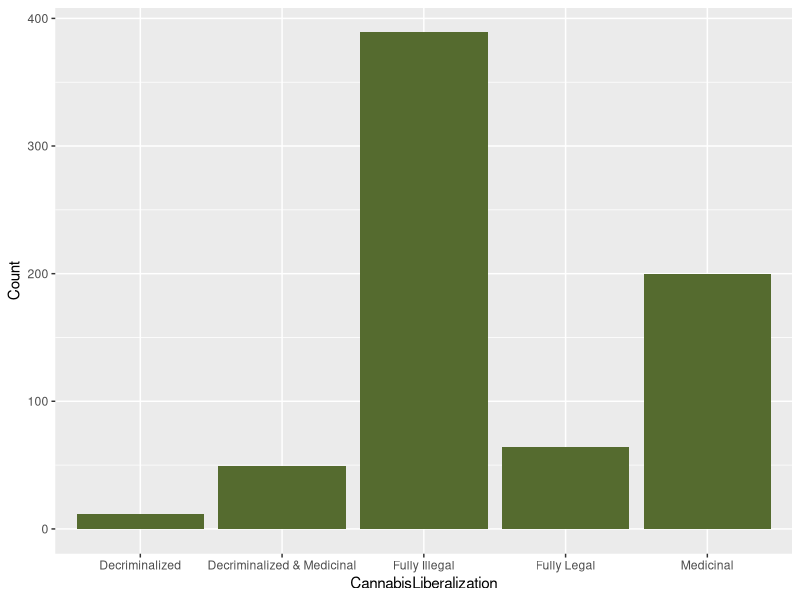
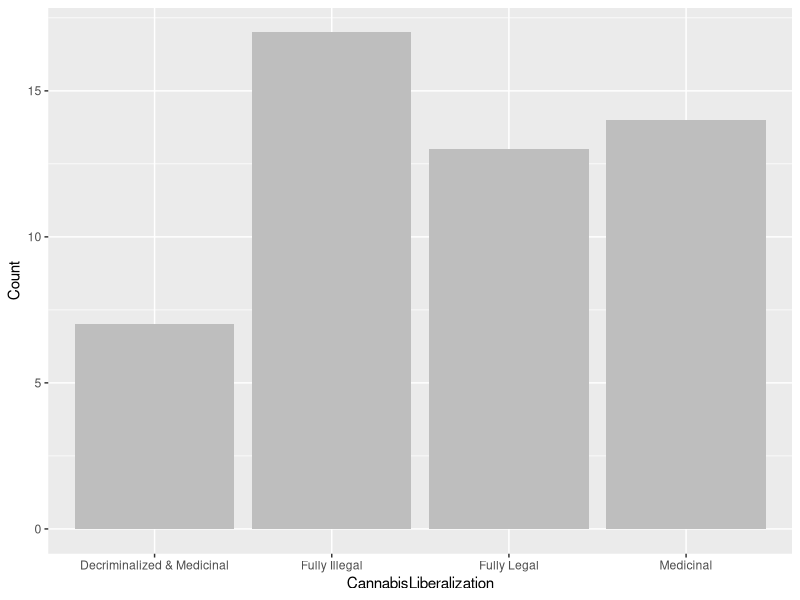
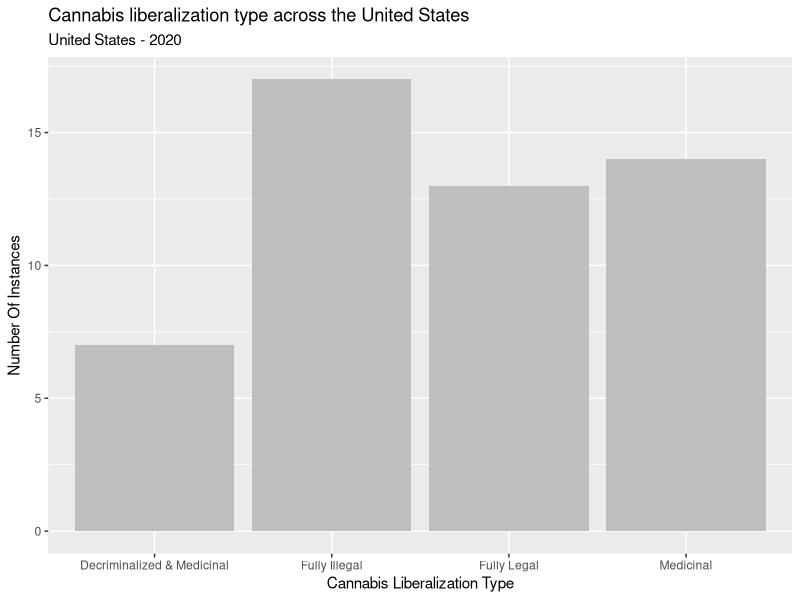
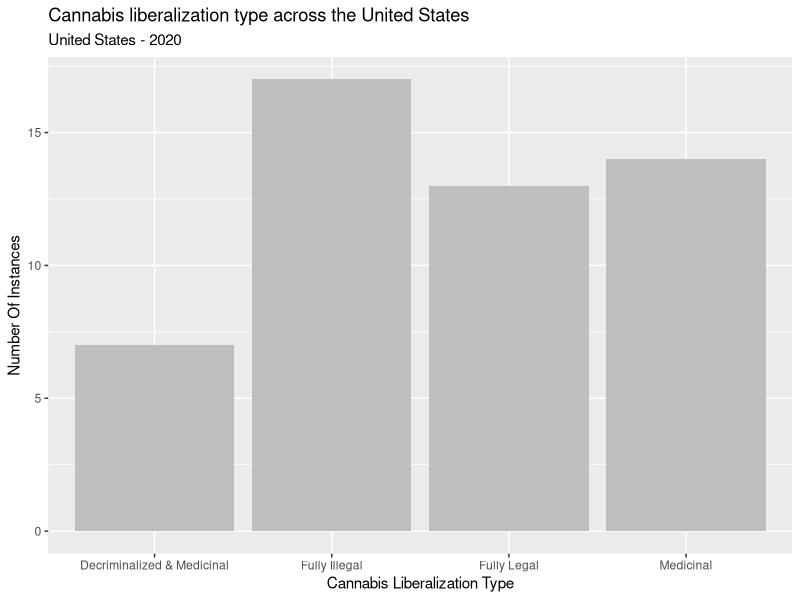
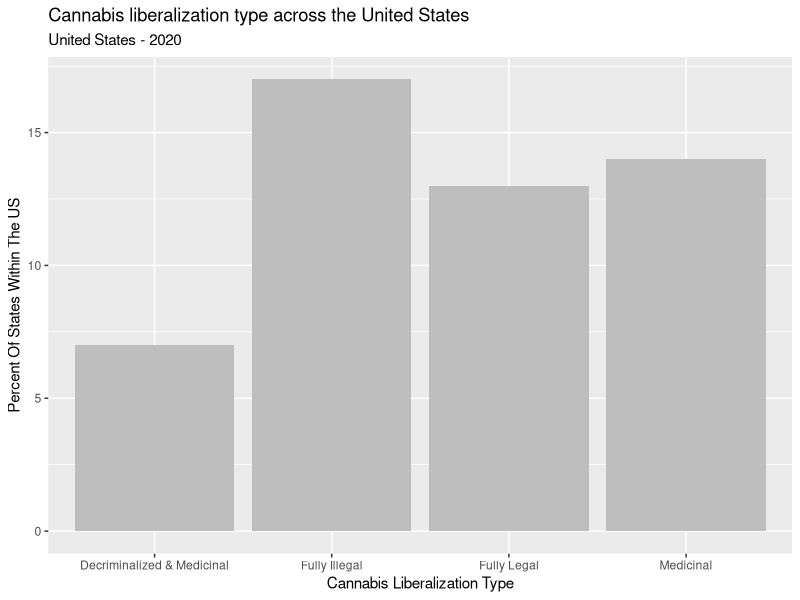
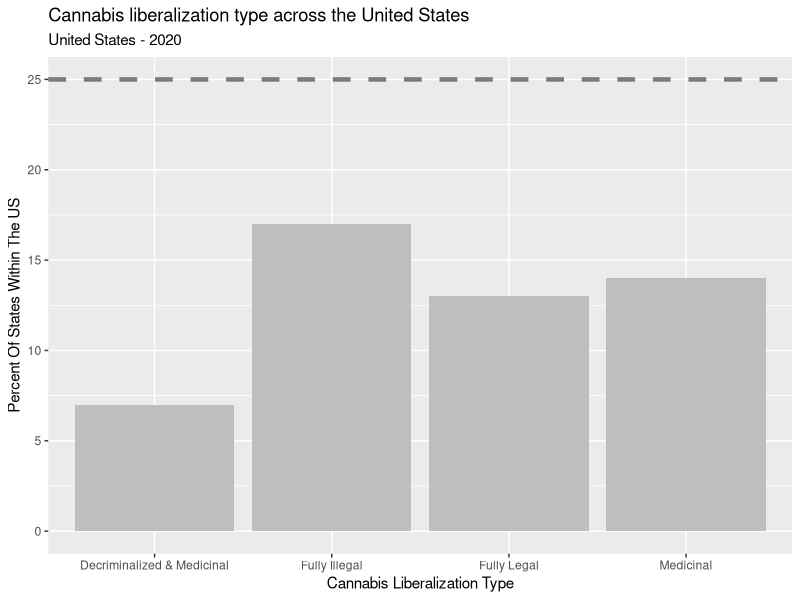
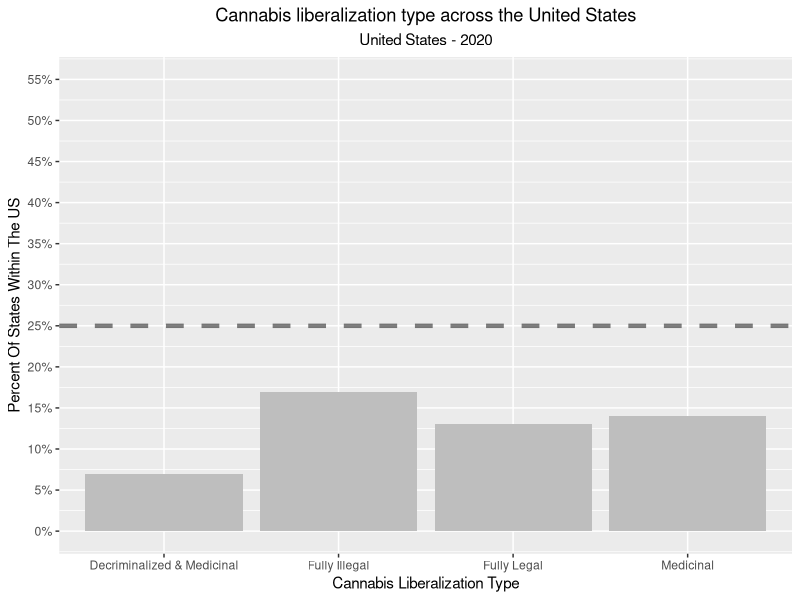
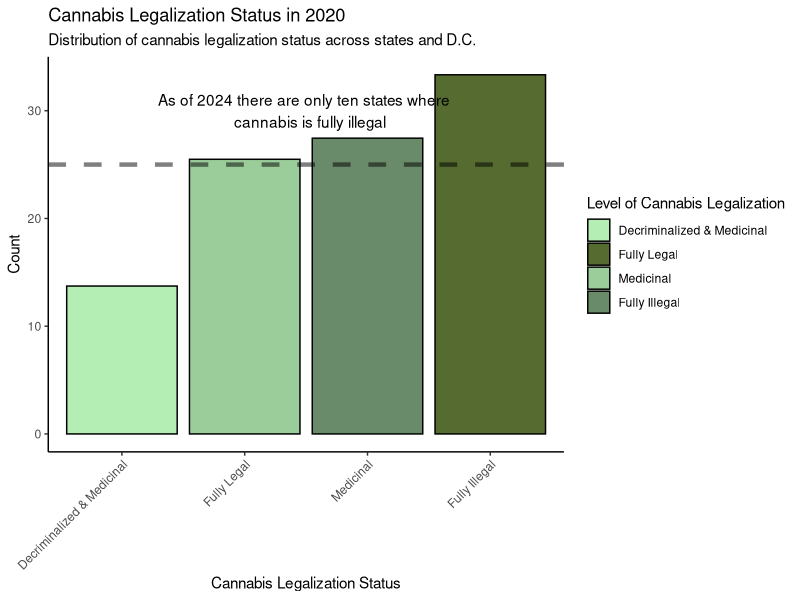

R code for these plots, in order:
## ---- chunk 1
cannabisDataset <- read.csv("cannabisDataset.csv",
                        header = TRUE)
head(cannabisDataset)
## ---- chunk 2
library(dplyr)
library(stringr)

cannabisDataset <- cannabisDataset %>%
  mutate_all(str_squish)

cannabisDataset <- cannabisDataset %>%
 mutate_all(~ifelse(tolower(.) %in% c("yes", "Yes"), 1, ifelse(tolower(.) %in% c("no", "No"), 0, .)))
## ---- chunk 3
cannabisDataset <- cannabisDataset %>%
  group_by(States, year) %>%
  mutate(
    cannabisLiberalization = case_when( 
      decriminalizedMarijuana == 1 & legalizedMedicinalMarijuana == 0 & legalizedRecreationalMarijuana == 0 ~ "Decriminalized",
      decriminalizedMarijuana == 0 & legalizedMedicinalMarijuana == 1 & legalizedRecreationalMarijuana == 0 ~ "Medicinal",
      decriminalizedMarijuana == 0 & legalizedMedicinalMarijuana == 0 & legalizedRecreationalMarijuana == 1 ~ "Recreational",
      decriminalizedMarijuana == 1 & legalizedMedicinalMarijuana == 1 & legalizedRecreationalMarijuana == 1 ~ "Fully Legal",
      decriminalizedMarijuana == 0 & legalizedMedicinalMarijuana== 0 & legalizedRecreationalMarijuana == 0 ~ "Fully Illegal",
      decriminalizedMarijuana == 1 & legalizedMedicinalMarijuana == 0 & legalizedRecreationalMarijuana == 1 ~ "Recreational & Decriminalized",
      decriminalizedMarijuana == 1 & legalizedMedicinalMarijuana == 1 & legalizedRecreationalMarijuana == 0 ~ "Decriminalized & Medicinal",
      decriminalizedMarijuana == 0 & legalizedMedicinalMarijuana == 1 & legalizedRecreationalMarijuana == 1 ~ "Medicinal & Recreational",
      TRUE ~ "None"
    )
  ) %>%

  select(-decriminalizedMarijuana, -legalizedMedicinalMarijuana, -legalizedRecreationalMarijuana)

head(cannabisDataset)
## ---- chunk 4
cannabisDataset$crimeRate <- as.numeric(as.character(cannabisDataset$crimeRate))

cannabisDataset$recidivismRate <- as.numeric(as.character(cannabisDataset$recidivismRate))

cannabisDataset$population <- as.numeric(as.character(cannabisDataset$population))

cannabisDataset$alcoholism <- as.numeric(as.character(cannabisDataset$alcoholism))

cannabisDataset$unemploymentRate <- as.numeric(as.character(cannabisDataset$unemploymentRate))

cannabisDataset$medianHouseholdIncome <- as.numeric(as.character(cannabisDataset$medianHouseholdIncome))
## ---- chunk 5
dim(cannabisDataset)
## ---- chunk 6
names(cannabisDataset)
## ---- chunk 7
str(cannabisDataset,width = 100,strict.width='cut')
## ---- chunk 8
table(unlist(sapply(cannabisDataset, class)))
## ---- chunk 9
head(cannabisDataset$cannabisLiberalization,40)
## ---- chunk 10
absoluteT=table(cannabisDataset$cannabisLiberalization,
                exclude = 'nothing')
absoluteT
## ---- chunk 11
propT=prop.table(absoluteT)*100

propT
## ---- chunk 12
(tableFreq=as.data.frame(absoluteT))

names(tableFreq)=c("CannabisLiberalization","Count")
tableFreq$Percent=as.vector(propT)

tableFreq
## ---- chunk 13
library(ggplot2)
base= ggplot(data = tableFreq, 
             aes(x = CannabisLiberalization, # horizontal
                 y = Count)) #vertical
## ---- chunk 14
plot1 = base + geom_bar(fill ="darkolivegreen",
                        stat = 'identity') # notice the "stat"
plot1

## ---- chunk 15
cannabis2020 <- subset(cannabisDataset, year == 2020)
## ---- chunk 16
absoluteT2=table(cannabis2020$cannabisLiberalization,
                exclude = 'nothing')
absoluteT2
## ---- chunk 17
propT2=prop.table(absoluteT2)*100

propT2
## ---- chunk 18
(liberalizationFreq=as.data.frame(absoluteT2))

names(liberalizationFreq)=c("CannabisLiberalization","Count")
liberalizationFreq$Percent=as.vector(propT2)

liberalizationFreq
## ---- chunk 19
library(ggplot2)
liberalization2020= ggplot(data = liberalizationFreq, 
             aes(x = CannabisLiberalization, # horizontal
                 y = Count)) #vertical
## ---- chunk 20
liberalizationPlot2020 = liberalization2020 + geom_bar(fill ="grey",
                        stat = 'identity')
                        
liberalizationPlot2020
## ---- chunk 21
titleText='Cannabis liberalization type across the United States'
sub_titleText='United States - 2020'
x.AxisText="Cannabis Liberalization Type"
y.AxisText="Number Of Instances"

liberalizationPlot2 = liberalizationPlot2020 + labs(title=titleText,
                     subtitle = sub_titleText,
                     x ="Cannabis Liberalization Type",  
                     y = "Number Of Instances", 
                     ) 
liberalizationPlot2
## ---- chunk 22
# liberalization2020Percent= ggplot(data = liberalizationFreq,
#               aes(x = CannabisLiberalization, # horizontal
#                   y = Percent)) #vertical
# 
#  liberalizationPlot2 = liberalization2020Percent + geom_bar(fill ="lightblue",
#                         stat = 'identity') +
#                          theme_light()
#  liberalizationPlot2
# liberalizationFreq$ColorCategory <- factor(liberalizationFreq$CannabisLiberalization, 
#                                            levels = c("1",
#                                                       "2",
#                                                       "3",
#                                                       "4"),
#                                            labels = c("darkseagreen2",
#                                                       "darkseagreen3",
#                                                       "darkseagreen4",
#                                                       "darkolivegreen"))
# 
#  liberalization2020Percent <- ggplot(data = liberalizationFreq,
#                                    aes(x = reorder(CannabisLiberalization, Percent),
#                                        y = Percent,
#                                          fill = ColorCategory))
# 
# 
# 
#  liberalizationPlot2 <- liberalization2020Percent +
#    geom_bar(stat = 'identity') +
#    scale_fill_manual(name = "Level of Cannabis Legalization", values = c("lightgreen", "green", "darkolivegreen", "darkgreen"), labels = c("Decriminalized & Medicinal","Fully Legal", "Medicinal", "Fully Illegal")) +
#   theme_classic() +
#   theme(axis.text.x=element_text(angle = 45, hjust = 1))
#    scale_y_continuous()

#  liberalizationPlot2
# 
# 
# 
# 
# liberalizationFreq$ColorCategory <- factor(liberalizationFreq$CannabisLiberalization, 
#                                            levels = c("Decriminalized & Medicinal", 
#                                                       "Fully Legal", 
#                                                       "Medicinal", 
#                                                       "Fully Illegal"),
#                                            labels = c("darkseagreen2", 
#                                                       "darkseagreen3", 
#                                                       "darkseagreen4", 
#                                                       "darkolivegreen"))
# 
# liberalization2020Percent <- ggplot(data = liberalizationFreq,
#                                     aes(x = reorder(CannabisLiberalization, Percent),
#                                         y = Percent,
#                                         fill = ColorCategory))
# 
# liberalizationPlot2 <- liberalization2020Percent +
#   geom_bar(stat = 'identity') +
#    scale_fill_manual(name = "Level of Cannabis Legalization", 
#                       values = c("darkseagreen2", "darkseagreen3", "darkseagreen4", "darkolivegreen"), 
#                       labels = c("Decriminalized & Medicinal","Fully Legal", "Medicinal", "Fully Illegal")) +
#   theme_classic() +
#   theme(axis.text.x=element_text(angle = 45, hjust = 1))

liberalizationPlot2


## ---- chunk 23
titleText='Cannabis liberalization type across the United States'
sub_titleText='United States - 2020'
x.AxisText="Cannabis Liberalization Type"
y.AxisText="Percent Of States Within The US"

liberalizationPercent2 = liberalizationPlot2 + labs(title=titleText,
                     subtitle = sub_titleText,
                     x ="Cannabis Liberalization Type",  
                     y = "Percent Of States Within The US", 
                     ) 
liberalizationPercent2
## ---- chunk 24
liberalizationPercent2 <- liberalizationPlot2 +
  labs(title = titleText,
       subtitle = sub_titleText,
       x = x.AxisText,  
       y = y.AxisText) +
  geom_hline(yintercept = 25, 
             linetype = "dashed", 
             linewidth = 1.5, 
             alpha = 0.5) 

liberalizationPercent2
## ---- chunk 25
liberalizationPercent2 <- liberalizationPlot2 +
  labs(title = titleText,
       subtitle = sub_titleText,
       x = x.AxisText,
       y = y.AxisText) +
  geom_hline(yintercept = 25,
             linetype = "dashed",
             linewidth = 1.5,
             alpha = 0.5) +
  scale_y_continuous(breaks = seq(0, 100, by = 5),
                     limits = c(0,55),
                     labels = scales::unit_format(suffix = '%')) +
  theme(plot.caption = element_text(hjust = 0),
        plot.title = element_text(hjust = 0.5),
        plot.subtitle = element_text(hjust = 0.5))

liberalizationPercent2



## ---- chunk 26
liberalization2020Percent <- ggplot(data = liberalizationFreq,
                                    aes(x = reorder(CannabisLiberalization, Percent),
                                        y = Percent,
                                        fill = factor(CannabisLiberalization))) +
  geom_bar(stat = 'identity', color = "black") +
  scale_fill_manual(name = "Level of Cannabis Legalization", 
                    values = c("Decriminalized & Medicinal" = "darkseagreen2", 
                               "Fully Legal" = "darkseagreen3", 
                               "Medicinal" = "darkseagreen4", 
                               "Fully Illegal" = "darkolivegreen"),
                    labels = c("Decriminalized & Medicinal","Fully Legal","Medicinal","Fully Illegal")) +
  ggtitle("Cannabis Legalization Status in 2020") +
  labs(subtitle = "Distribution of cannabis legalization status across states and D.C.",
       x = "Cannabis Legalization Status",
       y = "Count") +
   geom_hline(yintercept = 25,
             linetype = "dashed",
             linewidth = 1.5,
             alpha = 0.5) +
  annotate("text", x = 2.5, y = 30, label = "As of 2024 there are only ten states where 
  cannabis is fully illegal") +
  theme_classic()+
  theme(axis.text.x=element_text(angle = 45, hjust = 1))
                                
liberalization2020Percent
## ---- chunk 27
liberalization2020Percent <- ggplot(data = liberalizationFreq,
                                    aes(x = reorder(CannabisLiberalization, Percent),
                                        y = Percent,
                                        fill = CannabisLiberalization)) +
  geom_bar(stat = 'identity', color = "black") +
  scale_fill_manual(name = "Level of Cannabis Legalization", 
                    values = c("Decriminalized & Medicinal" = "darkseagreen2", 
                               "Fully Legal" = "darkseagreen3", 
                               "Medicinal" = "darkseagreen4", 
                               "Fully Illegal" = "darkolivegreen"),
  labels = c("Decriminalized & Medicinal","Fully Legal","Fully Illegal","Medicinal")) +
  theme_classic() +
  theme(axis.text.x = element_text(angle = 45, hjust = 1))

liberalization2020Percent
